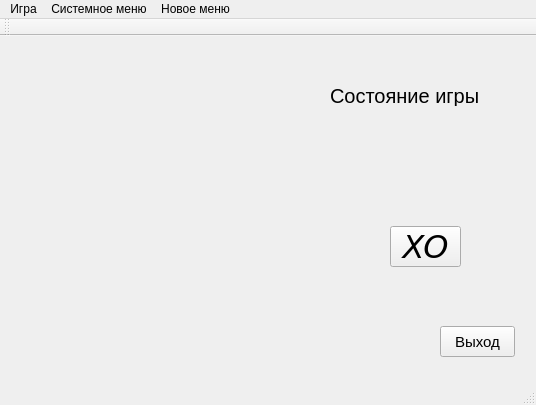
<?xml version="1.0" encoding="UTF-8"?>
<ui version="4.0">
 <class>MainWindow</class>
 <widget class="QMainWindow" name="MainWindow">
  <property name="geometry">
   <rect>
    <x>0</x>
    <y>0</y>
    <width>536</width>
    <height>405</height>
   </rect>
  </property>
  <property name="windowTitle">
   <string>Игра Крестики-Нолики</string>
  </property>
  <widget class="QWidget" name="centralWidget">
   <widget class="QLabel" name="moveLabel">
    <property name="geometry">
     <rect>
      <x>330</x>
      <y>50</y>
      <width>161</width>
      <height>20</height>
     </rect>
    </property>
    <property name="sizePolicy">
     <sizepolicy hsizetype="Preferred" vsizetype="Preferred">
      <horstretch>0</horstretch>
      <verstretch>0</verstretch>
     </sizepolicy>
    </property>
    <property name="font">
     <font>
      <pointsize>15</pointsize>
     </font>
    </property>
    <property name="layoutDirection">
     <enum>Qt::LeftToRight</enum>
    </property>
    <property name="frameShape">
     <enum>QFrame::NoFrame</enum>
    </property>
    <property name="text">
     <string>Состояние игры</string>
    </property>
    <property name="alignment">
     <set>Qt::AlignLeading|Qt::AlignLeft|Qt::AlignVCenter</set>
    </property>
   </widget>
   <widget class="QPushButton" name="exitButton">
    <property name="geometry">
     <rect>
      <x>440</x>
      <y>290</y>
      <width>75</width>
      <height>31</height>
     </rect>
    </property>
    <property name="font">
     <font>
      <pointsize>11</pointsize>
     </font>
    </property>
    <property name="text">
     <string>Выход</string>
    </property>
   </widget>
   <widget class="QPushButton" name="fontPrototypeButton">
    <property name="enabled">
     <bool>true</bool>
    </property>
    <property name="geometry">
     <rect>
      <x>390</x>
      <y>190</y>
      <width>71</width>
      <height>41</height>
     </rect>
    </property>
    <property name="font">
     <font>
      <family>Verdana</family>
      <pointsize>24</pointsize>
      <weight>50</weight>
      <italic>true</italic>
      <bold>false</bold>
     </font>
    </property>
    <property name="text">
     <string>XO</string>
    </property>
   </widget>
  </widget>
  <widget class="QMenuBar" name="menuBar">
   <property name="geometry">
    <rect>
     <x>0</x>
     <y>0</y>
     <width>536</width>
     <height>21</height>
    </rect>
   </property>
   <widget class="QMenu" name="exitMenu">
    <property name="focusPolicy">
     <enum>Qt::ClickFocus</enum>
    </property>
    <property name="title">
     <string>Системное меню</string>
    </property>
    <addaction name="exitAction"/>
   </widget>
   <widget class="QMenu" name="gameMenu">
    <property name="title">
     <string>Игра</string>
    </property>
    <addaction name="newGameAction"/>
    <addaction name="saveGameAction"/>
    <addaction name="loadGameAction"/>
   </widget>
   <widget class="QMenu" name="menu">
    <property name="title">
     <string>Новое меню</string>
    </property>
    <addaction name="action"/>
    <addaction name="setFieldSize"/>
   </widget>
   <addaction name="gameMenu"/>
   <addaction name="exitMenu"/>
   <addaction name="menu"/>
  </widget>
  <widget class="QToolBar" name="mainToolBar">
   <attribute name="toolBarArea">
    <enum>TopToolBarArea</enum>
   </attribute>
   <attribute name="toolBarBreak">
    <bool>false</bool>
   </attribute>
  </widget>
  <widget class="QStatusBar" name="statusBar"/>
  <action name="exitAction">
   <property name="text">
    <string>Выход из программы</string>
   </property>
  </action>
  <action name="newGameAction">
   <property name="text">
    <string>Новая игра</string>
   </property>
  </action>
  <action name="saveGameAction">
   <property name="text">
    <string>Сохранить игру</string>
   </property>
  </action>
  <action name="loadGameAction">
   <property name="text">
    <string>Загрузить игру</string>
   </property>
  </action>
  <action name="action">
   <property name="text">
    <string>Обновление</string>
   </property>
  </action>
  <action name="setFieldSize">
   <property name="text">
    <string>Выбор размера поля</string>
   </property>
  </action>
 </widget>
 <layoutdefault spacing="6" margin="11"/>
 <resources/>
 <connections>
  <connection>
   <sender>exitAction</sender>
   <signal>triggered()</signal>
   <receiver>MainWindow</receiver>
   <slot>close()</slot>
   <hints>
    <hint type="sourcelabel">
     <x>-1</x>
     <y>-1</y>
    </hint>
    <hint type="destinationlabel">
     <x>267</x>
     <y>202</y>
    </hint>
   </hints>
  </connection>
  <connection>
   <sender>exitButton</sender>
   <signal>clicked()</signal>
   <receiver>MainWindow</receiver>
   <slot>slot2()</slot>
   <hints>
    <hint type="sourcelabel">
     <x>507</x>
     <y>353</y>
    </hint>
    <hint type="destinationlabel">
     <x>267</x>
     <y>202</y>
    </hint>
   </hints>
  </connection>
  <connection>
   <sender>exitButton</sender>
   <signal>clicked()</signal>
   <receiver>MainWindow</receiver>
   <slot>slot1()</slot>
   <hints>
    <hint type="sourcelabel">
     <x>507</x>
     <y>353</y>
    </hint>
    <hint type="destinationlabel">
     <x>267</x>
     <y>202</y>
    </hint>
   </hints>
  </connection>
  <connection>
   <sender>saveGameAction</sender>
   <signal>triggered()</signal>
   <receiver>MainWindow</receiver>
   <slot>saveGame()</slot>
   <hints>
    <hint type="sourcelabel">
     <x>-1</x>
     <y>-1</y>
    </hint>
    <hint type="destinationlabel">
     <x>267</x>
     <y>202</y>
    </hint>
   </hints>
  </connection>
  <connection>
   <sender>newGameAction</sender>
   <signal>triggered()</signal>
   <receiver>MainWindow</receiver>
   <slot>newGame()</slot>
   <hints>
    <hint type="sourcelabel">
     <x>-1</x>
     <y>-1</y>
    </hint>
    <hint type="destinationlabel">
     <x>267</x>
     <y>202</y>
    </hint>
   </hints>
  </connection>
  <connection>
   <sender>loadGameAction</sender>
   <signal>triggered()</signal>
   <receiver>MainWindow</receiver>
   <slot>loadGame()</slot>
   <hints>
    <hint type="sourcelabel">
     <x>-1</x>
     <y>-1</y>
    </hint>
    <hint type="destinationlabel">
     <x>267</x>
     <y>202</y>
    </hint>
   </hints>
  </connection>
  <connection>
   <sender>exitButton</sender>
   <signal>clicked()</signal>
   <receiver>MainWindow</receiver>
   <slot>close()</slot>
   <hints>
    <hint type="sourcelabel">
     <x>468</x>
     <y>340</y>
    </hint>
    <hint type="destinationlabel">
     <x>315</x>
     <y>346</y>
    </hint>
   </hints>
  </connection>
 </connections>
 <slots>
  <slot>slot1()</slot>
  <slot>slot2()</slot>
  <slot>slotUpdate()</slot>
  <slot>saveGame()</slot>
  <slot>newGame()</slot>
  <slot>loadGame()</slot>
  <slot>myNewSlot()</slot>
 </slots>
</ui>
